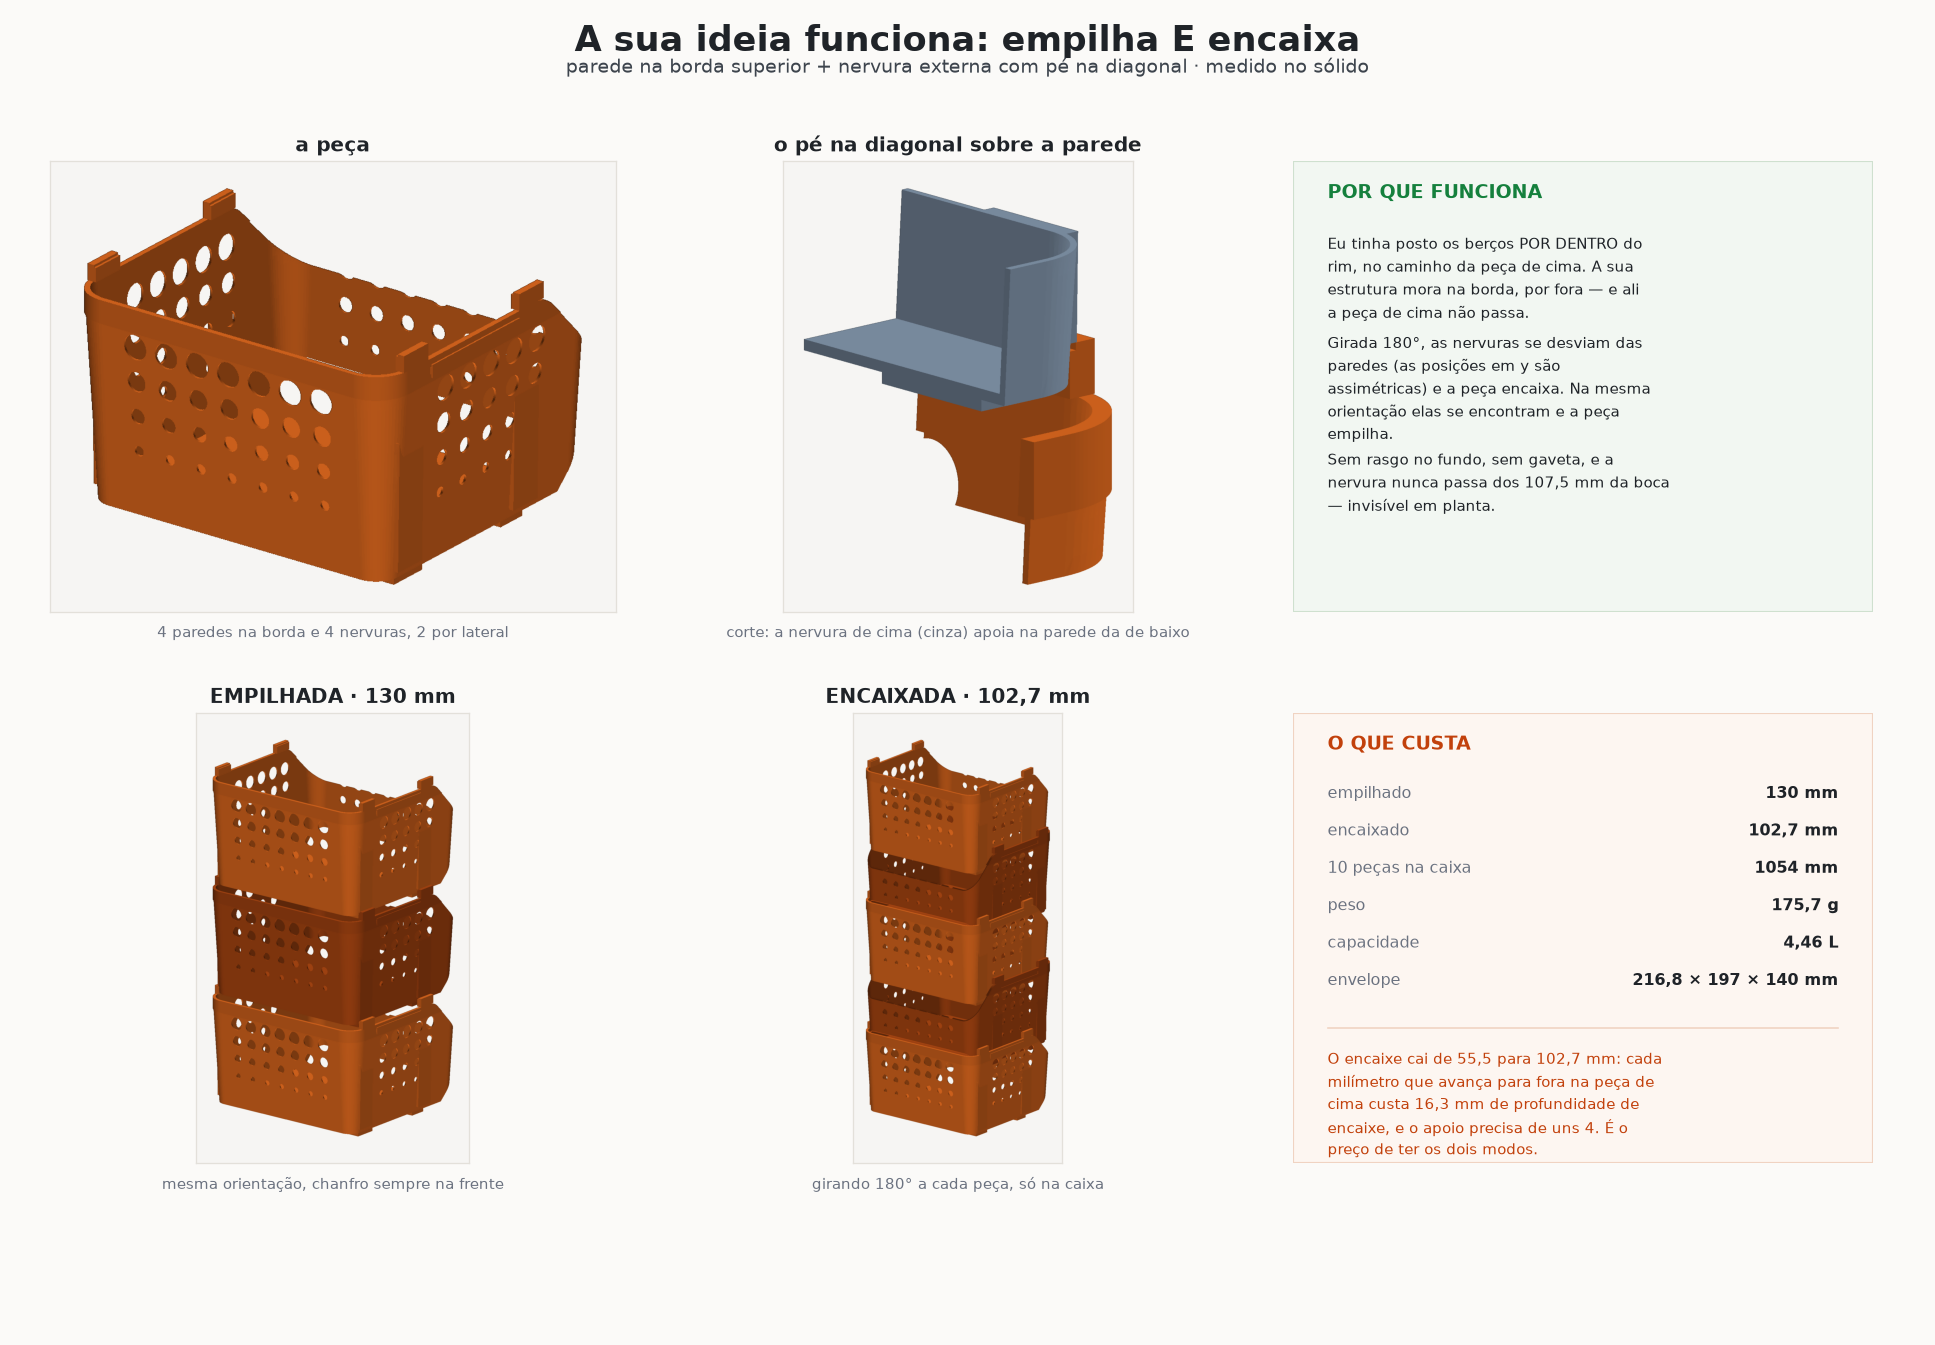

The Python source for this figure:
#!/usr/bin/env python3
"""Estrutura de empilhamento na borda -- a ideia do cliente, em 3D.

Parede que sai da borda superior (por fora do rim) + nervura externa com pe na
diagonal. Mesma orientacao EMPILHA a 130 mm; girada 180 ENCAIXA. As duas coisas
na mesma peca, sem rasgo no fundo e sem gaveta.
"""
import os
import textwrap

import numpy as np
import trimesh
from build123d import Box, Pos, Rot, export_step, export_stl

import modelo3d as M
import render
from empilha import passo

DEST = os.path.dirname(os.path.abspath(__file__))
COR, COR2 = (0.93, 0.44, 0.13), (0.72, 0.30, 0.08)
CINZ = (0.55, 0.63, 0.72)
FUNDO, TINTA, GRIS, NOVO, VERDE = "#fbfaf8", "#1f2328", "#6b7280", "#c2410c", "#15803d"


def gira(m):
    t = m.copy()
    t.apply_transform(trimesh.transformations.rotation_matrix(np.pi, [0, 0, 1]))
    return t


def main():
    p, n = M.cesto("D", estrutura=True)
    export_step(p, os.path.join(DEST, "cesto-final.step"))
    export_stl(p, os.path.join(DEST, "cesto-final.stl"))
    m = trimesh.load(os.path.join(DEST, "cesto-final.stl"))
    pe, pg = passo(p), passo(p, True)
    peso = p.volume * M.RHO
    print(f"peso {peso:.1f} g | empilhado {pe:.1f} mm | encaixado {pg:.1f} mm")

    # pilha: mesma orientacao
    cena = []
    for i in range(3):
        t = m.copy(); t.apply_translation([0, 0, i * pe])
        cena.append((t, COR if i % 2 == 0 else COR2))
    render.salvar(render.render(cena, direcao=(-1.0, -1.25, -0.52), largura=1000),
                  os.path.join(DEST, "fin-pilha.png"))
    # coluna encaixada: girando 180 a cada peca
    cena = []
    for i in range(5):
        t = (gira(m) if i % 2 else m.copy())
        t.apply_translation([0, 0, i * pg])
        cena.append((t, COR if i % 2 == 0 else COR2))
    render.salvar(render.render(cena, direcao=(-1.0, -1.25, -0.52), largura=1000),
                  os.path.join(DEST, "fin-encaixe.png"))
    # a peca sozinha e o detalhe da borda
    render.salvar(render.render([(m, COR)], direcao=(-0.85, -1.15, -0.62),
                                largura=1000),
                  os.path.join(DEST, "fin-peca.png"))
    y0, y1 = M.EMP_Y[1]
    bloco = Pos(100.0, (y0 + y1) / 2, 132.0) * Box(46.0, y1 - y0 + 40.0, 56.0)
    sa, sb = p & bloco, (Pos(0, 0, pe) * p) & bloco
    export_stl(sa, os.path.join(DEST, "fin-sa.stl"))
    export_stl(sb, os.path.join(DEST, "fin-sb.stl"))
    render.salvar(render.render(
        [(trimesh.load(os.path.join(DEST, "fin-sa.stl")), COR),
         (trimesh.load(os.path.join(DEST, "fin-sb.stl")), CINZ)],
        direcao=(0.9, -1.0, -0.35), largura=1000),
        os.path.join(DEST, "fin-det.png"))
    folha(dict(peso=peso, pe=pe, pg=pg, furos=n))


def imagem(fig, rect, arq, titulo=None, sub=None):
    from PIL import Image
    ax = fig.add_axes(rect)
    ax.imshow(np.asarray(Image.open(os.path.join(DEST, arq))))
    ax.set_xticks([]); ax.set_yticks([])
    for s in ax.spines.values():
        s.set_color("#e3e0da")
    if titulo:
        ax.set_title(titulo, fontsize=12.5, color=TINTA, weight="bold", pad=6)
    if sub:
        ax.text(0.5, -0.03, sub, transform=ax.transAxes, ha="center", va="top",
                fontsize=9.4, color=GRIS)


def folha(d):
    import matplotlib
    matplotlib.use("Agg")
    import matplotlib.pyplot as plt
    from matplotlib.patches import Rectangle
    fig = plt.figure(figsize=(16.4, 11.4), facecolor=FUNDO)
    fig.text(0.5, 0.982, "A sua ideia funciona: empilha E encaixa",
             ha="center", va="top", fontsize=21.5, color=TINTA, weight="bold")
    fig.text(0.5, 0.957, "parede na borda superior + nervura externa com pé na "
             "diagonal · medido no sólido", ha="center", va="top",
             fontsize=11.5, color="#3d444d")
    imagem(fig, [0.022, 0.545, 0.30, 0.335], "fin-peca.png", "a peça",
           "4 paredes na borda e 4 nervuras, 2 por lateral")
    imagem(fig, [0.345, 0.545, 0.30, 0.335], "fin-det.png",
           "o pé na diagonal sobre a parede",
           "corte: a nervura de cima (cinza) apoia na parede da de baixo")
    bx = fig.add_axes([0.668, 0.545, 0.30, 0.335]); bx.axis("off")
    bx.set_xlim(0, 1); bx.set_ylim(0, 1)
    bx.add_patch(Rectangle((0, 0), 1, 1, transform=bx.transAxes,
                           facecolor="#f2f7f2", edgecolor="#cfe0cf", lw=1.3))
    bx.text(0.06, 0.95, "POR QUE FUNCIONA", fontsize=11.5, color=VERDE,
            weight="bold", va="top")
    y = 0.84
    for par in ("Eu tinha posto os berços POR DENTRO do rim, no caminho da peça "
                "de cima. A sua estrutura mora na borda, por fora — e ali a "
                "peça de cima não passa.",
                "Girada 180°, as nervuras se desviam das paredes (as posições "
                "em y são assimétricas) e a peça encaixa. Na mesma orientação "
                "elas se encontram e a peça empilha.",
                "Sem rasgo no fundo, sem gaveta, e a nervura nunca passa dos "
                "107,5 mm da boca — invisível em planta."):
        bx.text(0.06, y, "\n".join(textwrap.wrap(par, 41)), fontsize=9.3,
                color=TINTA, va="top", linespacing=1.5)
        y -= 0.055 + 0.041 * len(textwrap.wrap(par, 41))

    imagem(fig, [0.022, 0.135, 0.30, 0.335], "fin-pilha.png",
           f"EMPILHADA · {d['pe']:.0f} mm", "mesma orientação, chanfro sempre "
           "na frente")
    imagem(fig, [0.345, 0.135, 0.30, 0.335], "fin-encaixe.png",
           f"ENCAIXADA · {d['pg']:.1f} mm".replace(".", ","),
           "girando 180° a cada peça, só na caixa")
    tb = fig.add_axes([0.668, 0.135, 0.30, 0.335]); tb.axis("off")
    tb.set_xlim(0, 1); tb.set_ylim(0, 1)
    tb.add_patch(Rectangle((0, 0), 1, 1, transform=tb.transAxes,
                           facecolor="#fdf6f1", edgecolor="#f0d3c2", lw=1.3))
    tb.text(0.06, 0.95, "O QUE CUSTA", fontsize=11.5, color=NOVO,
            weight="bold", va="top")
    linhas = [("empilhado", f"{d['pe']:.0f} mm"),
              ("encaixado", f"{d['pg']:.1f} mm".replace(".", ",")),
              ("10 peças na caixa", f"{130 + 9*d['pg']:.0f} mm"),
              ("peso", f"{d['peso']:.1f} g".replace(".", ",")),
              ("capacidade", "4,46 L"),
              ("envelope", "216,8 × 197 × 140 mm")]
    y = 0.82
    for k, v in linhas:
        tb.text(0.06, y, k, fontsize=9.6, color=GRIS, va="center")
        tb.text(0.94, y, v, fontsize=9.6, color=TINTA, va="center",
                ha="right", weight="bold")
        y -= 0.083
    tb.plot([0.06, 0.94], [0.30, 0.30], color="#f0d3c2", lw=1)
    tb.text(0.06, 0.255, "\n".join(textwrap.wrap(
        "O encaixe cai de 55,5 para 102,7 mm: cada milímetro que avança para "
        "fora na peça de cima custa 16,3 mm de profundidade de encaixe, e o "
        "apoio precisa de uns 4. É o preço de ter os dois modos.", 44)),
        fontsize=9.2, color=NOVO, va="top", linespacing=1.5)
    fig.savefig(os.path.join(DEST, "estrutura.png"), dpi=118, facecolor=FUNDO)
    print("gerado estrutura.png")


if __name__ == "__main__":
    main()
